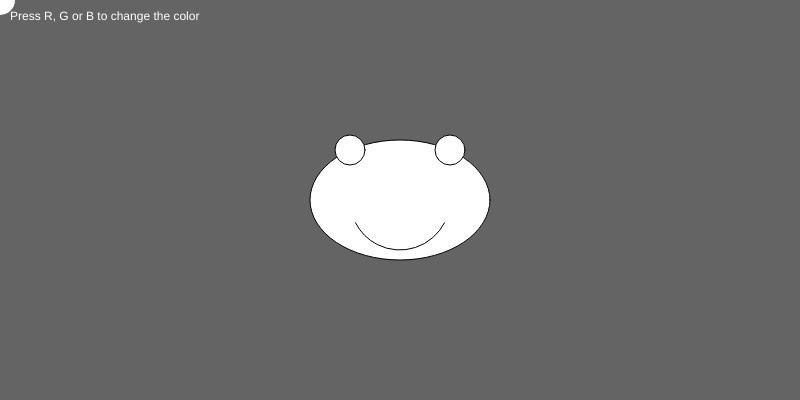
Frame 1 (no input)
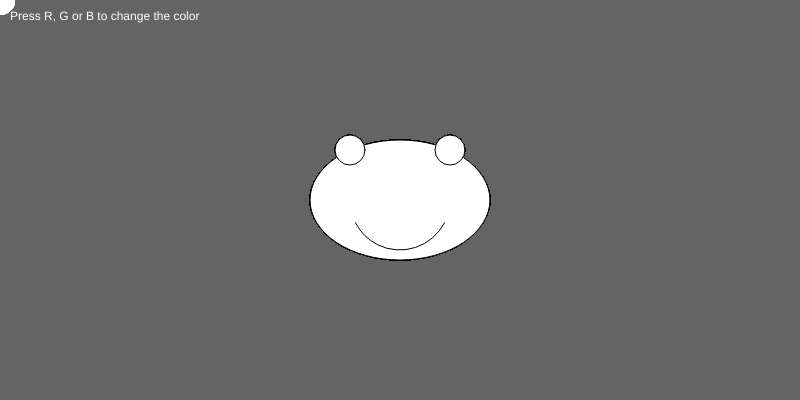
Frame 60 (no input)
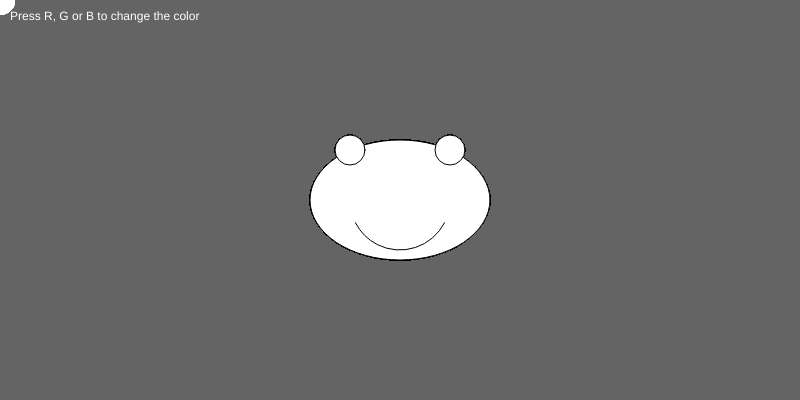
Frame 120 (the mouse pressed at the canvas centre since frame 60)

The p5.js sketch that drew these frames (run headless with seeded random() and noise() and a simulated clock; from frame 60 on, the mouse is pressed at the canvas centre):

// p5.js sketch
// ── sketch.js
let r, g, b;

function setup() {
  createCanvas(800, 400);
  background(100);

  r = 255;
  g = 255;
  b = 255;

  // display instructions
  fill(255);
  text("Press R, G or B to change the color", 10, 20);
}

function draw() {
  //background(100);

  if (keyIsPressed) {
    if (key == "r" || key == "R") {
      r = 255;
      g = 0;
      b = 0;
    } else if (key == "g" || key == "G") {
      r = 0;
      g = 255;
      b = 0;
    } else if (key == "b" || key == "B") {
      r = 0;
      g = 0;
      b = 255;
    } else if (key == " ") {
      background(100);
    }
  }

  // drawing effect
  noStroke();
  fill(r, g, b);
  ellipse(mouseX, mouseY, 30, 30);

  // face
  stroke(0);
  fill(255);
  ellipse(width / 2, height / 2, 180, 120);
  circle(width / 2 - 50, height / 2 - 50, 30);
  circle(width / 2 + 50, height / 2 - 50, 30);
  arc(width / 2, height / 2, 100, 100, PI * 0.15, PI * 0.85);
}
